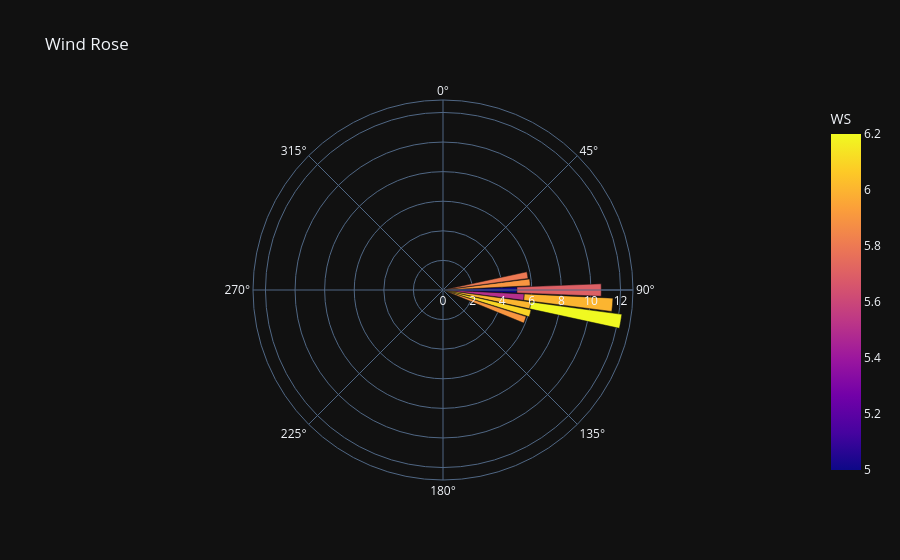

Notebook code for this chart:
### Code cell
fig = px.bar_polar(df_clean, r="WS", theta="WD", color="WS",
                   title="Wind Rose", template="plotly_dark")
fig.show()

### Figure 1 — Plotly figure (JSON) as saved in the notebook; plotly's stock layout.template omitted (floating-point values rounded to 4 significant figures)
{"data": [{"hovertemplate": "WS=%{marker.color}<br>WD=%{theta}<extra></extra>", "legendgroup": "", "marker": {"color": [5.0, 5.5, 6.0, 5.9, 5.8, 6.1, 5.9, 6.2, 6.0, 5.7], "coloraxis": "coloraxis", "pattern": {"shape": ""}}, "name": "", "r": [5.0, 5.5, 6.0, 5.9, 5.8, 6.1, 5.9, 6.2, 6.0, 5.7], "showlegend": false, "subplot": "polar", "theta": [90, 95, 100, 85, 80, 105, 110, 100, 95, 90], "type": "barpolar"}], "layout": {"barmode": "relative", "coloraxis": {"colorbar": {"title": {"text": "WS"}}, "colorscale": [[0, "#0d0887"], [0.1111, "#46039f"], [0.2222, "#7201a8"], [0.3333, "#9c179e"], [0.4444, "#bd3786"], [0.5556, "#d8576b"], [0.6667, "#ed7953"], [0.7778, "#fb9f3a"], [0.8889, "#fdca26"], [1, "#f0f921"]]}, "legend": {"tracegroupgap": 0}, "polar": {"angularaxis": {"direction": "clockwise", "rotation": 90}, "domain": {"x": [0, 1], "y": [0, 1]}}, "title": {"text": "Wind Rose"}}}
